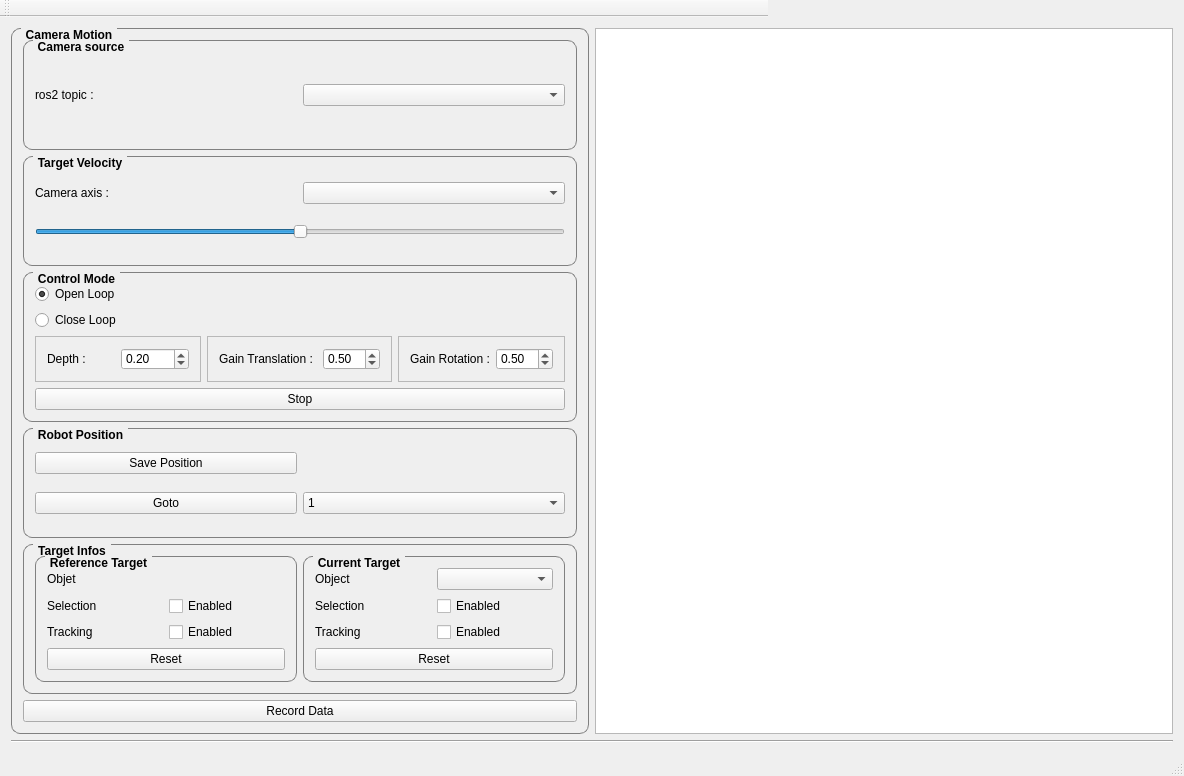
<?xml version="1.0" encoding="UTF-8"?>
<ui version="4.0">
 <class>MainWindow</class>
 <widget class="QMainWindow" name="MainWindow">
  <property name="geometry">
   <rect>
    <x>0</x>
    <y>0</y>
    <width>1184</width>
    <height>776</height>
   </rect>
  </property>
  <property name="windowTitle">
   <string>MainWindow</string>
  </property>
  <widget class="QWidget" name="centralWidget">
   <layout class="QVBoxLayout" name="verticalLayout">
    <item>
     <layout class="QGridLayout" name="gridLayout_2">
      <item row="0" column="0">
       <widget class="QGroupBox" name="groupBox_4">
        <property name="styleSheet">
         <string notr="true">QGroupBox {
   font-weight: bold;
    border: 1px solid gray;
    border-radius: 9px;
    margin-top: 0.5em;
}

QGroupBox::title {
    subcontrol-origin: margin;
    left: 10px;
    padding: 0 3px 0 3px;
	}</string>
        </property>
        <property name="title">
         <string>Camera Motion</string>
        </property>
        <layout class="QVBoxLayout" name="verticalLayout_2">
         <item>
          <widget class="QGroupBox" name="groupBox_8">
           <property name="title">
            <string>Camera source</string>
           </property>
           <layout class="QHBoxLayout" name="horizontalLayout_8">
            <item>
             <layout class="QHBoxLayout" name="horizontalLayout_7">
              <item>
               <widget class="QLabel" name="label_11">
                <property name="text">
                 <string>ros2 topic :</string>
                </property>
               </widget>
              </item>
              <item>
               <widget class="QComboBox" name="topics_combo_box"/>
              </item>
             </layout>
            </item>
           </layout>
          </widget>
         </item>
         <item>
          <widget class="QGroupBox" name="groupBox_2">
           <property name="title">
            <string>Target Velocity</string>
           </property>
           <layout class="QVBoxLayout" name="verticalLayout_3">
            <item>
             <layout class="QHBoxLayout" name="horizontalLayout_2">
              <item>
               <widget class="QLabel" name="label_2">
                <property name="text">
                 <string>Camera axis :</string>
                </property>
               </widget>
              </item>
              <item>
               <widget class="QComboBox" name="cBoxAxisCamera"/>
              </item>
             </layout>
            </item>
            <item>
             <widget class="QSlider" name="hSliderVelocityCamera">
              <property name="minimum">
               <number>-100</number>
              </property>
              <property name="maximum">
               <number>100</number>
              </property>
              <property name="orientation">
               <enum>Qt::Horizontal</enum>
              </property>
             </widget>
            </item>
           </layout>
          </widget>
         </item>
         <item>
          <widget class="QGroupBox" name="groupBox_3">
           <property name="title">
            <string>Control Mode</string>
           </property>
           <layout class="QVBoxLayout" name="verticalLayout_4">
            <item>
             <widget class="QRadioButton" name="rButtonOL">
              <property name="text">
               <string>Open Loop</string>
              </property>
              <property name="checked">
               <bool>true</bool>
              </property>
             </widget>
            </item>
            <item>
             <widget class="QRadioButton" name="rButtonCL">
              <property name="text">
               <string>Close Loop</string>
              </property>
             </widget>
            </item>
            <item>
             <layout class="QGridLayout" name="gridLayout_6">
              <item row="0" column="2">
               <widget class="QFrame" name="frame_3">
                <property name="frameShape">
                 <enum>QFrame::StyledPanel</enum>
                </property>
                <property name="frameShadow">
                 <enum>QFrame::Raised</enum>
                </property>
                <layout class="QHBoxLayout" name="horizontalLayout_5">
                 <item>
                  <widget class="QLabel" name="label_7">
                   <property name="text">
                    <string>Gain Rotation :</string>
                   </property>
                  </widget>
                 </item>
                 <item>
                  <widget class="QDoubleSpinBox" name="dSpinBoxGR">
                   <property name="value">
                    <double>0.500000000000000</double>
                   </property>
                  </widget>
                 </item>
                </layout>
               </widget>
              </item>
              <item row="0" column="1">
               <widget class="QFrame" name="frame_2">
                <property name="frameShape">
                 <enum>QFrame::StyledPanel</enum>
                </property>
                <property name="frameShadow">
                 <enum>QFrame::Raised</enum>
                </property>
                <layout class="QHBoxLayout" name="horizontalLayout_4">
                 <item>
                  <widget class="QLabel" name="label_6">
                   <property name="text">
                    <string>Gain Translation : </string>
                   </property>
                  </widget>
                 </item>
                 <item>
                  <widget class="QDoubleSpinBox" name="dSpinBoxGT">
                   <property name="value">
                    <double>0.500000000000000</double>
                   </property>
                  </widget>
                 </item>
                </layout>
               </widget>
              </item>
              <item row="0" column="0">
               <widget class="QFrame" name="frame">
                <property name="frameShape">
                 <enum>QFrame::StyledPanel</enum>
                </property>
                <property name="frameShadow">
                 <enum>QFrame::Raised</enum>
                </property>
                <layout class="QHBoxLayout" name="horizontalLayout_6">
                 <item>
                  <widget class="QLabel" name="label_8">
                   <property name="text">
                    <string>Depth :</string>
                   </property>
                  </widget>
                 </item>
                 <item>
                  <widget class="QDoubleSpinBox" name="dSpinBoxDepth">
                   <property name="value">
                    <double>0.200000000000000</double>
                   </property>
                  </widget>
                 </item>
                </layout>
               </widget>
              </item>
             </layout>
            </item>
            <item>
             <widget class="QPushButton" name="pButtonStop">
              <property name="text">
               <string>Stop</string>
              </property>
             </widget>
            </item>
           </layout>
          </widget>
         </item>
         <item>
          <widget class="QGroupBox" name="groupBox_5">
           <property name="title">
            <string>Robot Position</string>
           </property>
           <layout class="QHBoxLayout" name="horizontalLayout">
            <item>
             <layout class="QGridLayout" name="gridLayout_3">
              <item row="0" column="0">
               <widget class="QPushButton" name="pButtonSave">
                <property name="text">
                 <string>Save Position</string>
                </property>
               </widget>
              </item>
              <item row="1" column="0">
               <widget class="QPushButton" name="pButtonGoto">
                <property name="text">
                 <string>Goto</string>
                </property>
               </widget>
              </item>
              <item row="1" column="1">
               <widget class="QComboBox" name="cBoxPosition">
                <item>
                 <property name="text">
                  <string>1</string>
                 </property>
                </item>
                <item>
                 <property name="text">
                  <string>2</string>
                 </property>
                </item>
                <item>
                 <property name="text">
                  <string>3</string>
                 </property>
                </item>
                <item>
                 <property name="text">
                  <string>4</string>
                 </property>
                </item>
                <item>
                 <property name="text">
                  <string>5</string>
                 </property>
                </item>
               </widget>
              </item>
             </layout>
            </item>
           </layout>
          </widget>
         </item>
         <item>
          <widget class="QGroupBox" name="groupBox">
           <property name="title">
            <string>Target Infos</string>
           </property>
           <layout class="QHBoxLayout" name="horizontalLayout_3">
            <item>
             <widget class="QGroupBox" name="groupBox_6">
              <property name="styleSheet">
               <string notr="true">QGroupBox {
   font-weight: bold;
    border: 1px solid gray;
    border-radius: 9px;
    margin-top: 0.5em;
}

QGroupBox::title {
    subcontrol-origin: margin;
    left: 10px;
    padding: 0 3px 0 3px;
	}</string>
              </property>
              <property name="title">
               <string>Reference Target</string>
              </property>
              <layout class="QVBoxLayout" name="verticalLayout_5">
               <item>
                <layout class="QGridLayout" name="gridLayout_4">
                 <item row="1" column="0">
                  <widget class="QLabel" name="label">
                   <property name="text">
                    <string>Selection</string>
                   </property>
                  </widget>
                 </item>
                 <item row="2" column="0">
                  <widget class="QLabel" name="label_3">
                   <property name="text">
                    <string>Tracking</string>
                   </property>
                  </widget>
                 </item>
                 <item row="2" column="1">
                  <widget class="QCheckBox" name="cBoxTrackingReference">
                   <property name="text">
                    <string>Enabled</string>
                   </property>
                  </widget>
                 </item>
                 <item row="1" column="1">
                  <widget class="QCheckBox" name="cBoxSelectionReference">
                   <property name="text">
                    <string>Enabled</string>
                   </property>
                  </widget>
                 </item>
                 <item row="0" column="0">
                  <widget class="QLabel" name="label_9">
                   <property name="text">
                    <string>Objet</string>
                   </property>
                  </widget>
                 </item>
                 <item row="0" column="1">
                  <widget class="QLabel" name="lblObjectNumberRef">
                   <property name="text">
                    <string/>
                   </property>
                  </widget>
                 </item>
                </layout>
               </item>
               <item>
                <widget class="QPushButton" name="pButtonResetReference">
                 <property name="text">
                  <string>Reset</string>
                 </property>
                </widget>
               </item>
              </layout>
             </widget>
            </item>
            <item>
             <widget class="QGroupBox" name="groupBox_7">
              <property name="styleSheet">
               <string notr="true">QGroupBox {
   font-weight: bold;
    border: 1px solid gray;
    border-radius: 9px;
    margin-top: 0.5em;
}

QGroupBox::title {
    subcontrol-origin: margin;
    left: 10px;
    padding: 0 3px 0 3px;
	}</string>
              </property>
              <property name="title">
               <string>Current Target</string>
              </property>
              <layout class="QVBoxLayout" name="verticalLayout_6">
               <item>
                <layout class="QGridLayout" name="gridLayout_5">
                 <item row="2" column="0">
                  <widget class="QLabel" name="label_5">
                   <property name="text">
                    <string>Tracking</string>
                   </property>
                  </widget>
                 </item>
                 <item row="2" column="1">
                  <widget class="QCheckBox" name="cBoxTrackingCurrent">
                   <property name="text">
                    <string>Enabled</string>
                   </property>
                  </widget>
                 </item>
                 <item row="1" column="0">
                  <widget class="QLabel" name="label_4">
                   <property name="text">
                    <string>Selection</string>
                   </property>
                  </widget>
                 </item>
                 <item row="1" column="1">
                  <widget class="QCheckBox" name="cBoxSelectionCurrent">
                   <property name="text">
                    <string>Enabled</string>
                   </property>
                  </widget>
                 </item>
                 <item row="0" column="0">
                  <widget class="QLabel" name="label_10">
                   <property name="text">
                    <string>Object</string>
                   </property>
                  </widget>
                 </item>
                 <item row="0" column="1">
                  <widget class="QComboBox" name="comboBoxObjectNumCur"/>
                 </item>
                </layout>
               </item>
               <item>
                <widget class="QPushButton" name="pButtonResetCurrent">
                 <property name="text">
                  <string>Reset</string>
                 </property>
                </widget>
               </item>
              </layout>
             </widget>
            </item>
           </layout>
          </widget>
         </item>
         <item>
          <widget class="QPushButton" name="pButtonRecord">
           <property name="text">
            <string>Record Data</string>
           </property>
          </widget>
         </item>
        </layout>
       </widget>
      </item>
      <item row="0" column="1">
       <widget class="QGraphicsView" name="gViewCam"/>
      </item>
     </layout>
    </item>
    <item>
     <widget class="Line" name="line">
      <property name="orientation">
       <enum>Qt::Horizontal</enum>
      </property>
     </widget>
    </item>
    <item>
     <layout class="QGridLayout" name="gridLayout"/>
    </item>
   </layout>
  </widget>
  <widget class="QMenuBar" name="menuBar">
   <property name="geometry">
    <rect>
     <x>0</x>
     <y>0</y>
     <width>1184</width>
     <height>22</height>
    </rect>
   </property>
  </widget>
  <widget class="QToolBar" name="mainToolBar">
   <property name="maximumSize">
    <size>
     <width>768</width>
     <height>16777215</height>
    </size>
   </property>
   <attribute name="toolBarArea">
    <enum>TopToolBarArea</enum>
   </attribute>
   <attribute name="toolBarBreak">
    <bool>false</bool>
   </attribute>
  </widget>
  <widget class="QStatusBar" name="statusBar"/>
 </widget>
 <layoutdefault spacing="6" margin="11"/>
 <resources/>
 <connections/>
</ui>
